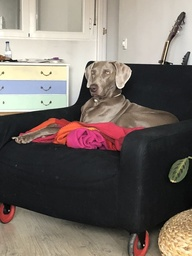
#> input picture test_img_dog.jpg, 192 x 256 px, shrunk from 720 x 960 before the run
$ python main.py
#> lines starting #> are read from the running program, lines starting #| are printed output that depends on the picture
import cv2 as cv
import numpy as np
import matplotlib.pyplot as plt
import random
class Mosaic:
    def __init__(self):
        pass # for now
    def load_image(self,path):
#> called with path = 'test_img_dog.jpg'
        image = cv.imread(path)
#> image is the input picture: shape (256, 192, 3); mean B, G, R 102.7, 109.3, 118.8
        return image
    def resize_2(self,image):
        new_width = len(image[0]) - (len(image[0]) % 2)
#> new_width = 192
        new_height = len(image) - (len(image) % 2)
#> new_height = 256
        resized_image = cv.resize(image, (new_width, new_height))
        return resized_image
    def add_rbg_pixel(self,r,b,g,pixel):
        r += pixel[0]
        b += pixel[1]
        g += pixel[2]
        return [r,b,g]
    def add_rbg_4(self,r,b,g,image,y,x):
        r,b,g = self.add_rbg_pixel(r,b,g,image[y][x])
        r,b,g = self.add_rbg_pixel(r,b,g,image[y][x+1])
        r,b,g = self.add_rbg_pixel(r,b,g,image[y+1][x])
        r,b,g = self.add_rbg_pixel(r,b,g,image[y+1][x+1])
        return [r,b,g]
    def get_averaged_image1(self,image):
        averaged_image = [[[-1,-1,-1]]*int(len(image[0])/2)]*int(len(image)/2)
#> averaged_image = 128 items
        for y in range(0, len(image)-1, 2):
            r = 0
            b = 0
            g = 0
            for x in range(0, len(image[0])-1, 2):
                r, b, g = self.add_rbg_4(r,b,g,image,y,x)
                r, b, g = [round(r/4), round(b/4), round(g/4)]
                averaged_image[int(y/2)][int(x/2)] = [int(r),int(b),int(g)]
#> this loop made 128 passes
#> y on passes 3 to 14: 4, 6, 8, 10, 12, 14, 16, 18, 20, 22, 24, 26
        averaged_image = np.array(averaged_image,dtype=np.uint8)
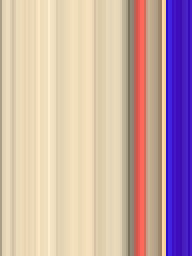
#> averaged_image: shape (128, 96, 3) (shown 2 times larger); mean of channels 0, 1, 2 170.1, 172.7, 200.6; drawn as B, G, R
        return averaged_image

if __name__ == "__main__":
    m = Mosaic()
    img = m.load_image("test_img_dog.jpg")
    resized_image = m.resize_2(img)
    averaged_image = m.get_averaged_image1(resized_image)
    print("-----image------")
    print(img[0])
#> (printed output is left out)
    print("------average------")
    print(averaged_image[0])
#> (printed output is left out)

    print(len(img))
#| 256
    print(len(averaged_image))
#| 128

    # Plotting
    fig, ax = plt.subplots(1, 2, figsize=(16, 8))
    fig.tight_layout()

    # Display manipulated
    ax[0].imshow(cv.cvtColor(averaged_image, cv.COLOR_BGR2RGB))
    ax[0].set_title("Manipulated image")

    #Display original
    ax[1].imshow(cv.cvtColor(img, cv.COLOR_BGR2RGB))
    ax[1].set_title("Original image")

    plt.show()
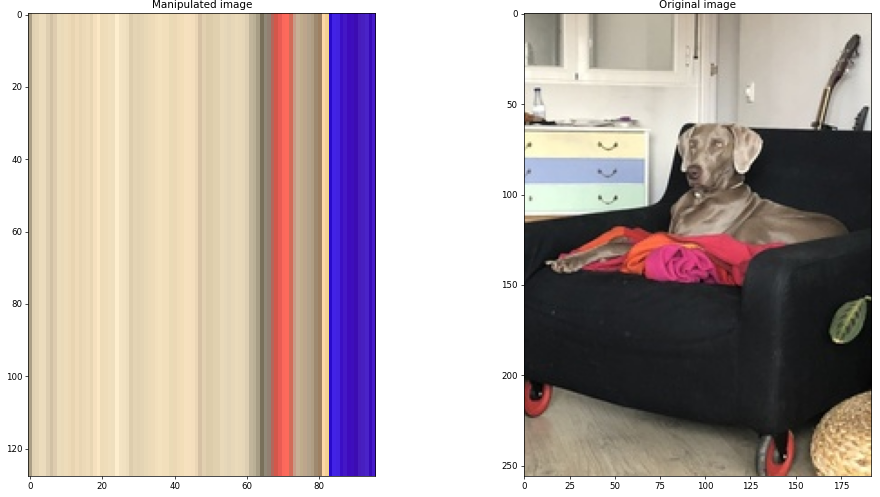
#> figure drawn by matplotlib, 2 panels
